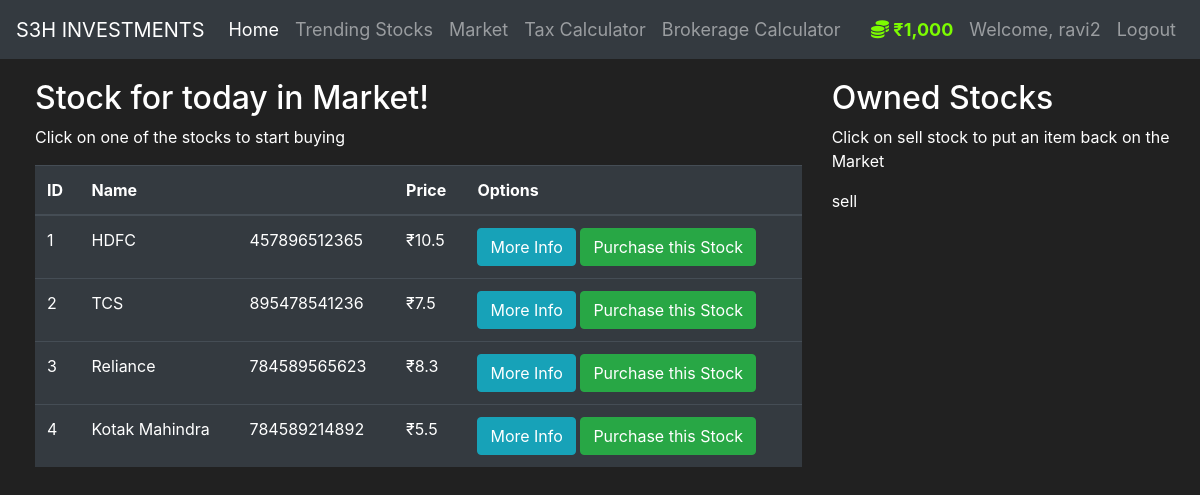
Page /market (signed in) on the committed database.
### market/models.py (models this page shows, shortened)
class User(db.Model, UserMixin):
    __tablename__ = 'user'
    __table_args__ = {'extend_existing': True}
    id = db.Column(db.Integer(), primary_key=True)
    username = db.Column(db.String(length=50), nullable=False, unique=True)
    email_add = db.Column(db.String(length=50), nullable=False, unique=True)
    password_hash = db.Column(db.String(length=50), nullable=False)
    budget = db.Column(db.Integer(), nullable=False, default=1000)
    items = db.relationship('Item', backref='owned_user', lazy=True)
    @property
    def prettier_budget(self):
        if len(str(self.budget)) >= 4:
            return f'₹{str(self.budget)[:-3]},{str(self.budget)[-3:]}'
        else:
            return f'₹{self.budget}'
    @property
    def password(self):
        return self.password

class Item(db.Model):
    __tablename__ = 'item'
    __table_args__ = {'extend_existing': True}
    id = db.Column(db.Integer(), primary_key=True)
    name = db.Column(db.String(length=30), nullable=False, unique=True)
    price = db.Column(db.Integer(), nullable=False)
    barcode = db.Column(db.String(length=12), nullable=False, unique=True)
    description = db.Column(db.String(length=1024), nullable=False, unique=True)
    owner = db.Column(db.Integer(), db.ForeignKey('user.id'))

### market/routes.py (the view, shortened to what this page needs)
@app.route('/market', methods=['GET', 'POST'])
@login_required
def market():
    purchase_form = PurchaseItemForm()
    selling_form = SellItemForm()
    if request.method == "GET":
        items = Item.query.filter_by(owner=None)
        owned_items = Item.query.filter_by(owner=current_user.id)
        return render_template('market.html', items=items, purchase_form=purchase_form, owned_items=owned_items, selling_form=selling_form)

### market/models.py (called while the page is built)
@login_manager.user_loader
def load_user(user_id):
    return User.query.get(int(user_id))

### market/templates/market.html (shortened to what this page needs)
{% extends 'base.html' %}
{% block content %}
<div class="row" style="margin-top:20px; margin-left:20px">
   <div class="col-8">
       <h2>Stock for today in Market!</h2>
       <p>Click on one of the stocks to start buying</p>
      <table class="table table-hover table-dark">
         <thead>
            <tr>
               <th scope="col">ID</th>
               <th scope="col">Name</th>
               <th scope="col"></th>
               <th scope="col">Price</th>
               <th scope="col">Options</th>
            </tr>
         </thead>
         <tb4dody>
            {% for item in items %}
            <tr>
               <td>{{ item.id }}</td>
               <td>{{ item.name }}</td>
               <td>{{ item.barcode }}</td>
               <td>₹{{ item.price }}</td>
               <td>
                  <button class="btn btn-outline btn-info" data-toggle="modal" data-target="#Modal-MoreInfo-{{ item.id }}">More Info</button>
                  <button class="btn btn-outline btn-success" data-toggle="modal" data-target="#Modal-PurchaseConfirm-{{ item.id }}">Purchase this Stock</button>
               </td>
            </tr>
            {% endfor %}
         </tb4dody>
      </table>
   </div>
   <div class="col-4">
       <h2>Owned Stocks</h2>
       <p>Click on sell stock to put an item back on the Market</p>
       sell
   </div>
</div>
{% endblock %}

### market/templates/base.html (shortened to what this page needs)
<!doctype html>
<html lang="en">
   <head>
      <link rel="stylesheet" href="https://cdn.jsdelivr.net/npm/bootstrap@4.5.3/dist/css/bootstrap.min.css">
   </head>
   <body>
      <nav class="navbar navbar-expand-md navbar-dark bg-dark">
         <a class="navbar-brand" href="/">S3H INVESTMENTS</a>
         <div class="collapse navbar-collapse" id="navbarNav">
           <ul class="navbar-nav mr-auto">
             <li class="nav-item active">
                 <a class="nav-link" href="{{ url_for('home') }}">Home <span class="sr-only">(current)</span></a>
             </li>
             <li class="nav-item">
                 <a class="nav-link" href="{{ url_for('trending_stocks') }}">Trending Stocks</a>
             </li>
             <li class="nav-item">
                 <a class="nav-link" href="{{ url_for('market') }}">Market</a>
             </li>
             <li class="nav-item">
                 <a class="nav-link" href="{{ url_for('tax_calculator') }}">Tax Calculator</a>
             </li>
             <li class="nav-item">
                 <a class="nav-link" href="{{ url_for('brokerage_calculator') }}">Brokerage Calculator</a>
             </li>
           </ul>
             {% if current_user.is_authenticated %}
                 <ul class="navbar-nav">
                   <li class="nav-item">
                       <a class="nav-link" style="color: lawngreen; font-weight: bold">
                           <i class="fas fa-coins"></i>
                                {{ current_user.prettier_budget }}
                       </a>
                   </li>
                   <li class="nav-item">
                       <a class="nav-link">Welcome, {{ current_user.username }}</a>
                   </li>
                   <li class="nav-item">
                       <a class="nav-link" href="{{ url_for('logout') }}">Logout</a>
                   </li>
                 </ul>
             {% endif %}
         </div>
      </nav>
      {% block content %}
      {% endblock %}
   </body>
</html>

### market/templates/base.html (style rules this page uses)
nav { position: relative; top: 0; left: 0; height: 100%; width: 100%; font-size: 18px; text: bold; padding: 18px; box-sizing: border-box; }
body { background-color: #212121; color: white; }

### rows in the picture
User: prettier_budget "₹1,000", username "ravi2"
Item: id "1", name "HDFC", barcode "457896512365", price "10.5"
Item: id "2", name "TCS", barcode "895478541236", price "7.5"
Item: id "3", name "Reliance", barcode "784589565623", price "8.3"
Item: id "4", name "Kotak Mahindra", barcode "784589214892", price "5.5"
